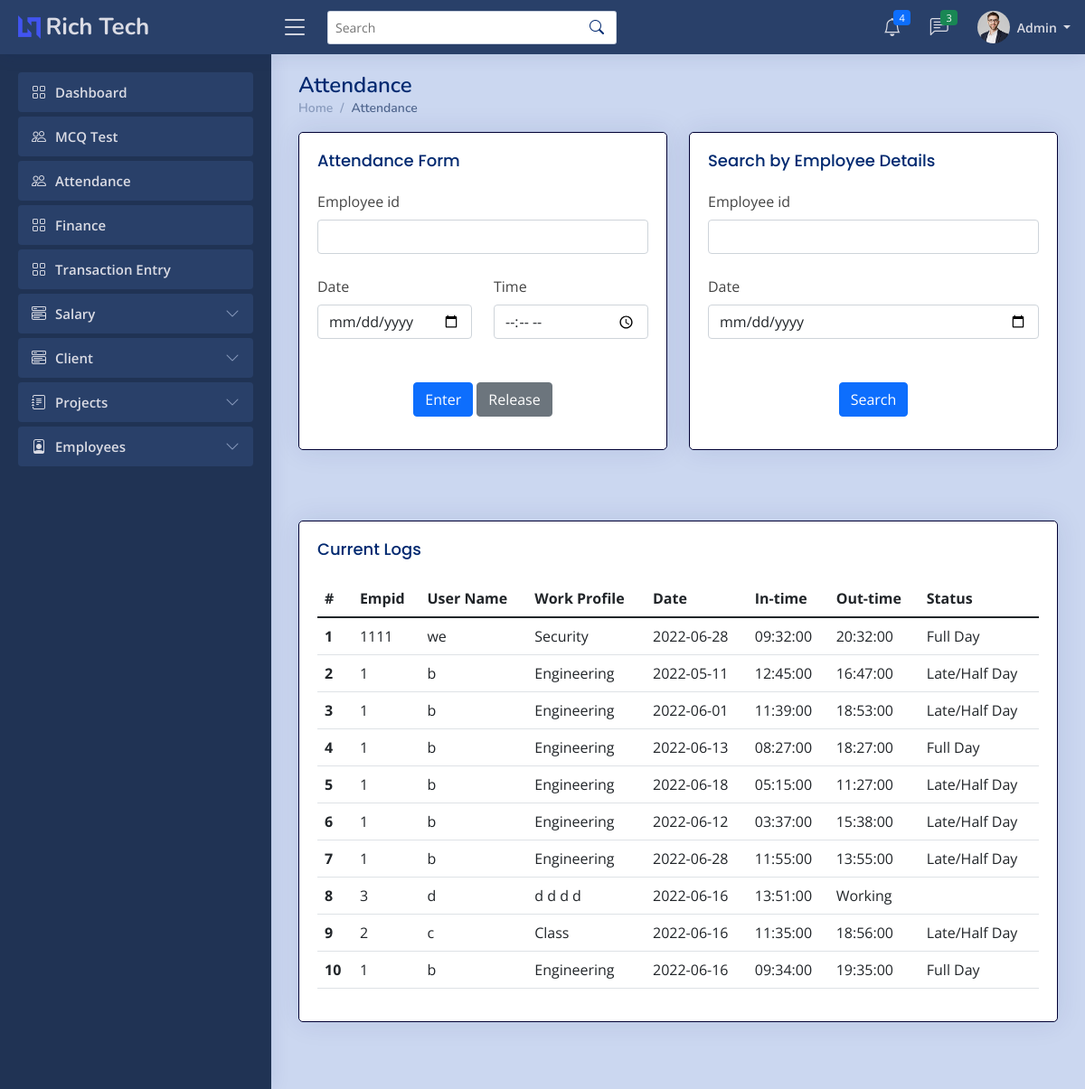
The page /admin/attendance.php (signed in) on the database as committed earlier.
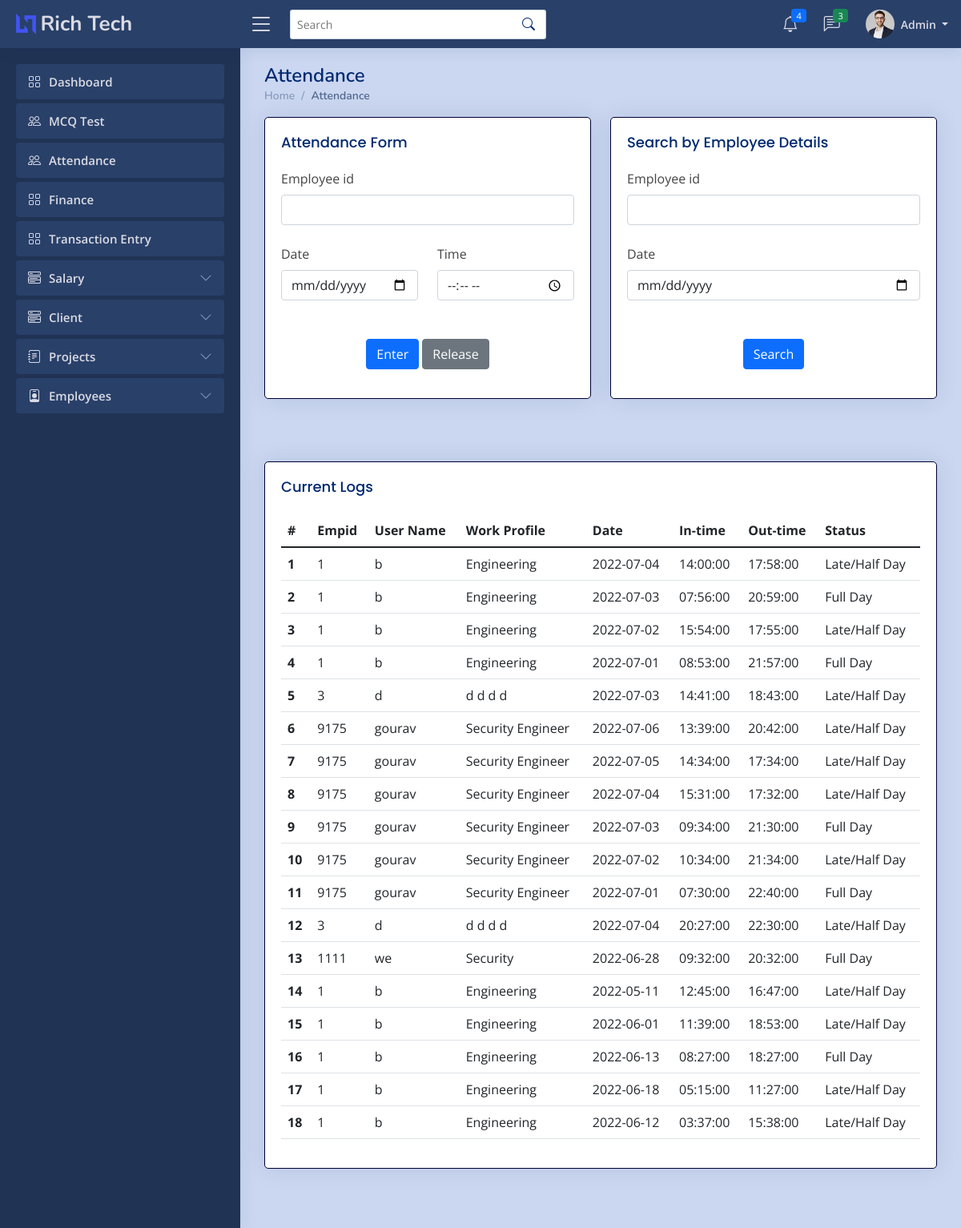
The same page on the database as committed later.
### tables this page shows
CREATE TABLE `attendancet` (
  `Id` int(7) NOT NULL,
  `uname` varchar(255) NOT NULL,
  `empid` varchar(255) NOT NULL,
  `ddate` date NOT NULL,
  `intime` time NOT NULL,
  `outtime` time DEFAULT NULL,
  `fullday` text DEFAULT NULL
);

CREATE TABLE `empt` (
  `Id` int(7) NOT NULL,
  `uname` varchar(255) NOT NULL,
  `empid` varchar(255) NOT NULL,
  `ename` varchar(255) NOT NULL,
  `deptname` varchar(255) NOT NULL,
  `email` varchar(255) NOT NULL,
  `mobile` varchar(14) NOT NULL,
  `dob` datetime NOT NULL,
  `eaddress` varchar(255) NOT NULL,
  `pphoto` longblob NOT NULL,
  `cv` longblob NOT NULL,
  `bio` longtext NOT NULL,
  `github` varchar(255) NOT NULL,
  `twitter` varchar(255) NOT NULL,
  `insta` varchar(255) NOT NULL,
  `linkedin` varchar(255) NOT NULL,
  `wstatus` varchar(20) NOT NULL
);

### admin/attendance.php (the view, shortened to what the rows shown need)
<?php
    if ($_SESSION['erole']=="admin"){
    ?>
<!DOCTYPE html>
<html lang="en">
    <head>
        <link href="../assets/vendor/bootstrap/css/bootstrap.min.css" rel="stylesheet">
        <link rel="stylesheet" href="../assets/vendor/bootstrap-icons/bootstrap-icons.css?v=<?php echo time(); ?>">
        <link href="../assets/vendor/boxicons/css/boxicons.min.css" rel="stylesheet">
        <link href="../assets/vendor/quill/quill.snow.css" rel="stylesheet">
        <link href="../assets/vendor/quill/quill.bubble.css" rel="stylesheet">
        <link href="../assets/vendor/remixicon/remixicon.css" rel="stylesheet">
        <link href="../assets/vendor/simple-datatables/style.css" rel="stylesheet">
        <link rel="stylesheet" href="../assets/css/style.css?v=<?php echo time(); ?>">
    </head>
    <body>
        <main id="main" class="main">
        <div class="pagetitle">
                <h1>Attendance</h1>
            </div>
            <br>
            <br>
            <section class="section dashboard">
                <div class="row">
                    <div class="col-md-12">
                        <div class="card">
                            <div class="card-body">
                                <?php
                                    include '../imports/config.php';
                                    $conn=mysqli_connect($server_name,$username,$password,$database_name);
                                    if(isset($_POST['searchattendance']) ){
                                        $empid=$_POST['empid'];
                                        $date=$_POST['date'];
                                        if ($date !="") {
                                            $sql="SELECT * FROM attendancet WHERE empid='$empid' AND ddate='$date' ORDER BY Id DESC";
                                            $records=mysqli_query($conn,$sql);
                                        }else{
                                            $sql="SELECT * FROM attendancet WHERE empid='$empid' ORDER BY Id DESC";
                                            $records=mysqli_query($conn,$sql);
                                        }
                                        if(mysqli_num_rows($records)>0){
                                            $n=1;
                                            echo '<div class="table-responsive">';
                                            echo '<table class="table datatable">';
                                                echo '<thead class="thead-dark">';
                                                    echo '<tr>';
                                                    echo '<th scope="col">#</th>';
                                                    echo '<th scope="col">Empid</th>';
                                                    echo '<th scope="col">User Name</th>';
                                                    echo '<th scope="col">Work-Profile</th>';
                                                    echo '<th scope="col">Date</th>';
                                                    echo '<th scope="col">In-time</th>';
                                                    echo '<th scope="col">Out-time</th>';
                                                    echo '<th scope="col">Status</th>';
                                                    echo '</tr>';
                                                echo '</thead>';
                                                echo '<tbody>';
                                                while($data = mysqli_fetch_array($records)){
                                                    $empid=$data['empid'];
                                                    $ename=$data['uname'];
                                                    $ddate=$data['ddate'];
                                                    $mysql = "SELECT bio from empt where empid='$empid'";
                                                    $result2 = mysqli_query($conn, $mysql);
                                                    $row2 = mysqli_fetch_assoc($result2);
                                                    $bio = $row2['bio'];
                                                    $intime=$data['intime'];
                                                    $outtime=$data['outtime'];
                                                    if ($outtime=="") {
                                                        $outtime="Working";
                                                    }
                                                    $status=$data['fullday'];
                                                    if ($status=="True") {
                                                        $status="Full Day";
                                                    }
                                                    elseif ($status=="False" && $outtime=="Working") {
                                                        $status="";
                                                    }
                                                    else{
                                                        $status="Late/Half Day";
                                                    }
                                                    echo '<tr>
                                                            <th scope="row">'.$n.'</th>
                                                            <td>'.$empid.'</td>
                                                            <td>'.$ename.'</td>
                                                            <td>'.$bio.'</td>
                                                            <td>'.$ddate.'</td>
                                                            <td>'.$intime.'</td>
                                                            <td>'.$outtime.'</td>
                                                            <td>'.$status.'</td>
                                                            </tr>';
                                                    $n+=1;
                                                }
                                                echo '</tbody>
                                        </table>';
                                        echo '</div>';
                                        }
                                        else{
                                            echo "No data found";
                                        }
                                    }else{
                                        $sql_query = "SELECT * from attendancet ORDER BY Id DESC";
                                        $records = mysqli_query($conn, $sql_query);
                                        $n=1;
                                        echo '<div class="table-responsive">';
                                        echo '<table class="table datatable">';
                                            echo '<thead class="thead-dark">';
                                                echo '<tr>';
                                                echo '<th scope="col">#</th>';
                                                echo '<th scope="col">Empid</th>';
                                                echo '<th scope="col">User Name</th>';
                                                echo '<th scope="col">Work Profile</th>';
                                                echo '<th scope="col">Date</th>';
                                                echo '<th scope="col">In-time</th>';
                                                echo '<th scope="col">Out-time</th>';
                                                echo '<th scope="col">Status</th>';
                                                echo '</tr>';
                                            echo '</thead>';
                                            echo '<tbody>';
                                            while($data = mysqli_fetch_array($records)){
                                                $empid=$data['empid'];
                                                $ename=$data['uname'];
                                                $ddate=$data['ddate'];
                                                $mysql = "SELECT bio from empt where empid='$empid'";
                                                $result2 = mysqli_query($conn, $mysql);
                                                $row2 = mysqli_fetch_assoc($result2);
                                                $bio = $row2['bio'];
                                                $intime=$data['intime'];
                                                $outtime=$data['outtime'];
                                                if ($outtime=="") {
                                                    $outtime="Working";
                                                }
                                                $status=$data['fullday'];
                                                if ($status=="True") {
                                                    $status="Full Day";
                                                }
                                                elseif ($status=="False" && $outtime=="Working") {
                                                    $status="";
                                                }
                                                else{
                                                    $status="Late/Half Day";
                                                }
                                                echo '<tr>
                                                        <th scope="row">'.$n.'</th>
                                                        <td>'.$empid.'</td>
                                                        <td>'.$ename.'</td>
                                                        <td>'.$bio.'</td>
                                                        <td>'.$ddate.'</td>
                                                        <td>'.$intime.'</td>
                                                        <td>'.$outtime.'</td>
                                                        <td>'.$status.'</td>
                                                        </tr>';
                                                $n+=1;
                                            }
                                            echo '</tbody>
                                            </table>';
                                            echo '</div>';
                                        }
                                    ?>
                            </div>
                        </div>
                    </div>
                </div>
            </section>
        </main>
    </body>
</html>
<?php
    }
    else{
    ob_start();
    header('Location: '.'../index.php');
    ob_end_flush();
    die();
    }
    ?>

Rows that differ between the two databases and show on the page:
removed attendancet: empid "1", uname "b", empt.bio "Engineering", ddate "2022-06-28", intime "11:55:00", outtime "13:55:00", status "Late/Half Day"
removed attendancet: empid "3", uname "d", empt.bio "d d d d", ddate "2022-06-16", intime "13:51:00", outtime "Working"
removed attendancet: empid "2", uname "c", empt.bio "Class", ddate "2022-06-16", intime "11:35:00", outtime "18:56:00", status "Late/Half Day"
removed attendancet: empid "1", uname "b", empt.bio "Engineering", ddate "2022-06-16", intime "09:34:00", outtime "19:35:00", fullday "Full Day"
added attendancet: empid "1", uname "b", empt.bio "Engineering", ddate "2022-07-04", intime "14:00:00", outtime "17:58:00", status "Late/Half Day"
added attendancet: empid "1", uname "b", empt.bio "Engineering", ddate "2022-07-03", intime "07:56:00", outtime "20:59:00", fullday "Full Day"
added attendancet: empid "1", uname "b", empt.bio "Engineering", ddate "2022-07-02", intime "15:54:00", outtime "17:55:00", status "Late/Half Day"
added attendancet: empid "1", uname "b", empt.bio "Engineering", ddate "2022-07-01", intime "08:53:00", outtime "21:57:00", fullday "Full Day"
added attendancet: empid "3", uname "d", empt.bio "d d d d", ddate "2022-07-03", intime "14:41:00", outtime "18:43:00", status "Late/Half Day"
added attendancet: empid "9175", uname "gourav", empt.bio "Security Engineer", ddate "2022-07-06", intime "13:39:00", outtime "20:42:00", status "Late/Half Day"
added attendancet: empid "9175", uname "gourav", empt.bio "Security Engineer", ddate "2022-07-05", intime "14:34:00", outtime "17:34:00", status "Late/Half Day"
added attendancet: empid "9175", uname "gourav", empt.bio "Security Engineer", ddate "2022-07-04", intime "15:31:00", outtime "17:32:00", status "Late/Half Day"
added attendancet: empid "9175", uname "gourav", empt.bio "Security Engineer", ddate "2022-07-03", intime "09:34:00", outtime "21:30:00", fullday "Full Day"
added attendancet: empid "9175", uname "gourav", empt.bio "Security Engineer", ddate "2022-07-02", intime "10:34:00", outtime "21:34:00", status "Late/Half Day"
added attendancet: empid "9175", uname "gourav", empt.bio "Security Engineer", ddate "2022-07-01", intime "07:30:00", outtime "22:40:00", fullday "Full Day"
added attendancet: empid "3", uname "d", empt.bio "d d d d", ddate "2022-07-04", intime "20:27:00", outtime "22:30:00", status "Late/Half Day"
